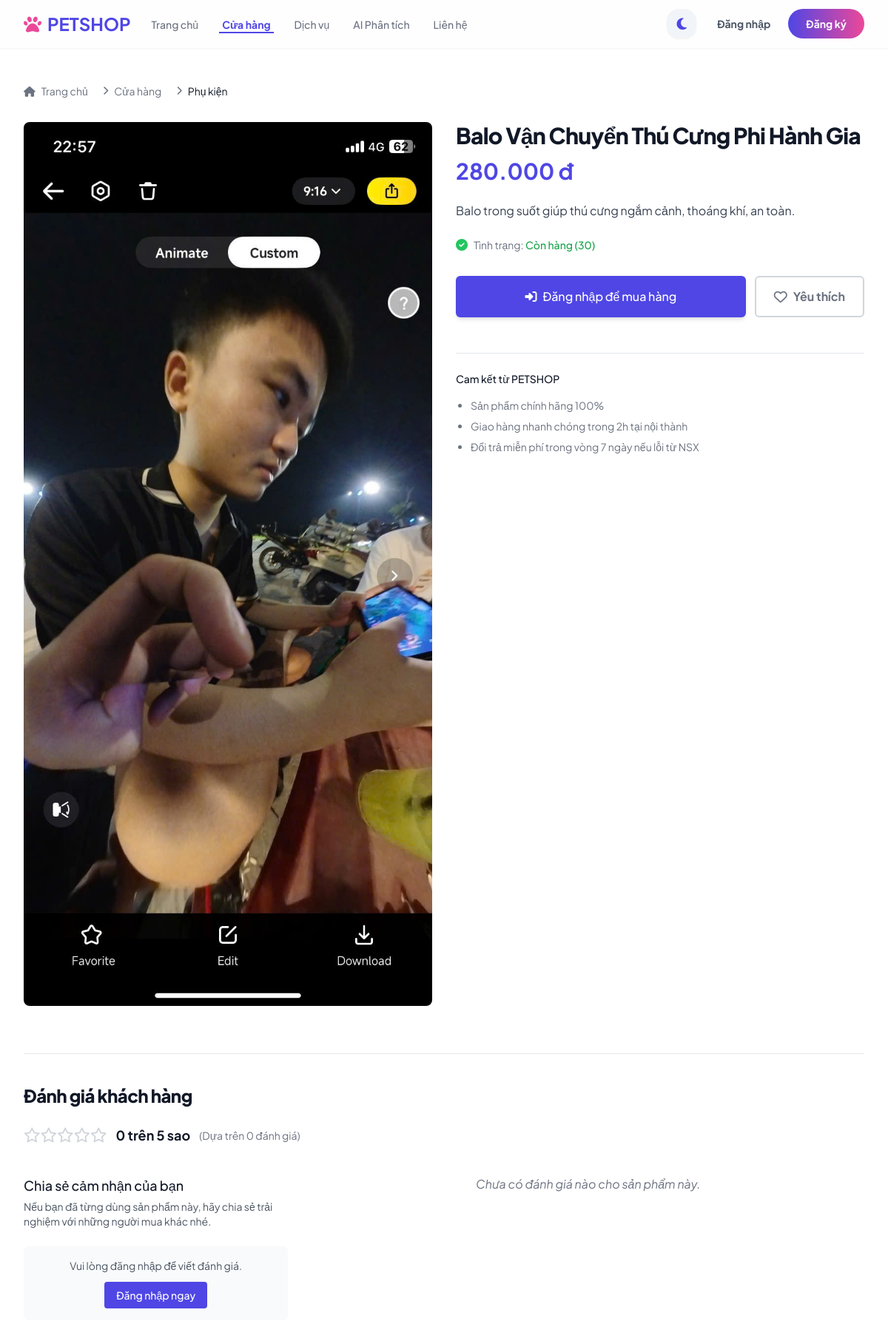
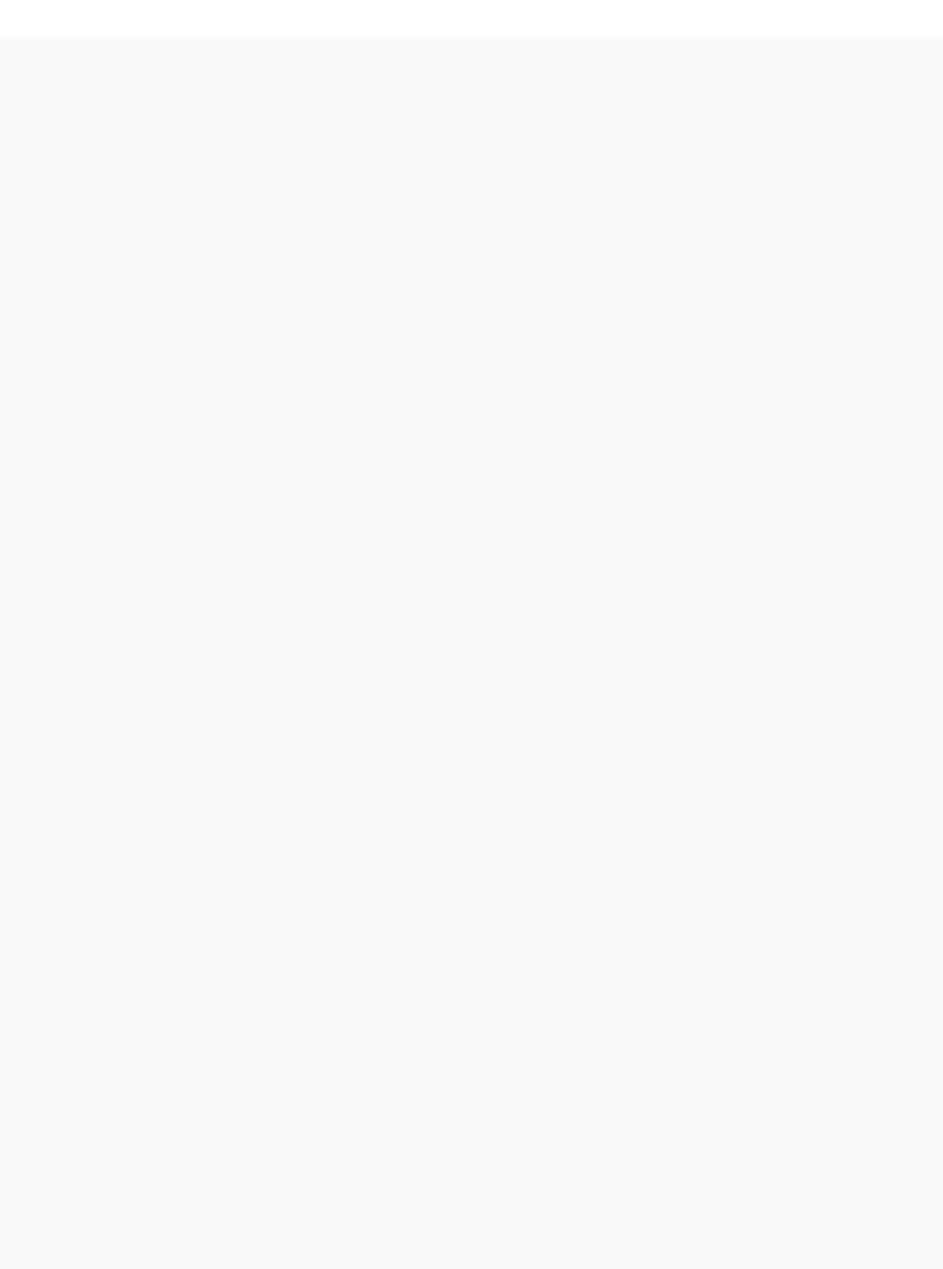
Page /product/show/3 (upper part) on the committed database (2 pictures, top to bottom).
### tables this page shows
CREATE TABLE `products` (
  `id` INT AUTO_INCREMENT PRIMARY KEY,
  `category_id` INT,
  `name` VARCHAR(200) NOT NULL,
  `description` TEXT,
  `price` DECIMAL(10,2) NOT NULL,
  `stock_quantity` INT DEFAULT 0,
  `image` VARCHAR(255),
  `created_at` TIMESTAMP DEFAULT CURRENT_TIMESTAMP,
  FOREIGN KEY (`category_id`) REFERENCES `categories`(`id`) ON DELETE SET NULL
);

CREATE TABLE `categories` (
  `id` INT AUTO_INCREMENT PRIMARY KEY,
  `name` VARCHAR(100) NOT NULL,
  `type` ENUM('product', 'service') NOT NULL,
  `description` TEXT
);

### app/controllers/ProductController.php (called while the page is built, shortened)
<?php
class ProductController extends Controller {
    private $productModel;
    private $reviewModel;
    public function __construct() {
        $this->productModel = $this->model('Product');
        $this->reviewModel = $this->model('Review');
    }
    public function show($id) {
        $product = $this->productModel->getProductById($id);
        $reviews = $this->reviewModel->getReviewsByProductId($id);
        $ratingInfo = $this->reviewModel->getAverageRating($id);
        $data = [
            'product' => $product,
            'reviews' => $reviews,
            'ratingInfo' => $ratingInfo,
            'seo' => [
                'title' => $product->name . ' - PETSHOP',
                'description' => mb_substr(strip_tags($product->description), 0, 150) . '...',
                'image' => !empty($product->image) ? URLROOT . '/public/images/' . $product->image : ''
            ]
        ];
        $this->view('product/show', $data);
    }
}

### app/core/App.php (called while the page is built, shortened)
<?php
class App {
    protected $method = 'index';
    public function __construct() {
        $url = $this->parseUrl();
        if (isset($url[0]) && file_exists('../app/controllers/' . ucwords($url[0]) . 'Controller.php')) {
            unset($url[0]);
        }
        $this->controller = new $this->controller;
        if (isset($url[1])) {
            if (method_exists($this->controller, $url[1])) {
                $this->method = $url[1];
                unset($url[1]);
            }
        }
        $this->params = $url ? array_values($url) : [];
        call_user_func_array([$this->controller, $this->method], $this->params);
    }
    public function parseUrl() {
        if (isset($_GET['url'])) {
            return explode('/', filter_var(rtrim($_GET['url'], '/'), FILTER_SANITIZE_URL));
        }
        return [];
    }
}

### public/index.php (called while the page is built, shortened)
<?php
require_once '../app/helpers/session_helper.php';
require_once '../app/core/Database.php';
require_once '../app/core/Controller.php';
require_once '../app/core/App.php';
$app = new App();

### app/core/Database.php (called while the page is built, shortened)
<?php
class Database {
    private $host = DB_HOST;
    private $user = DB_USER;
    private $pass = DB_PASS;
    private $dbname = DB_NAME;
    private $dbh;
    private $stmt;
    public function __construct() {
        $dsn = 'mysql:host=' . $this->host . ';dbname=' . $this->dbname;
        $options = array(
            PDO::ATTR_PERSISTENT => true,
            PDO::ATTR_ERRMODE => PDO::ERRMODE_EXCEPTION,
            PDO::MYSQL_ATTR_INIT_COMMAND => "SET NAMES utf8mb4"
        );
        try {
            $this->dbh = new PDO($dsn, $this->user, $this->pass, $options);
        } catch (PDOException $e) {
            $this->error = $e->getMessage();
            $this->dbh = null;
        }
    }
    public function query($sql) {
        $this->stmt = $this->dbh->prepare($sql);
    }
    public function bind($param, $value, $type = null) {
        if (is_null($type)) {
            switch (true) {
                default:
                    $type = PDO::PARAM_STR;
            }
        }
        $this->stmt->bindValue($param, $value, $type);
    }
    public function execute() {
        return $this->stmt->execute();
    }
    public function single() {
        $this->execute();
        return $this->stmt->fetch(PDO::FETCH_OBJ);
    }
}

### app/models/Product.php (called while the page is built, shortened)
<?php
class Product {
    private $db;
    public function __construct() {
        $this->db = new Database;
    }
    public function getProductById($id) {
        $this->db->query('SELECT p.*, c.name as category_name
                          FROM products p
                          LEFT JOIN categories c ON p.category_id = c.id
                          WHERE p.id = :id');
        $this->db->bind(':id', $id);
        return $this->db->single();
    }
}

### app/helpers/session_helper.php (called while the page is built, shortened)
<?php
function isLoggedIn() {
    if (isset($_SESSION['user_id'])) {
        return true;
    } else {
        return false;
    }
}

### app/views/product/show.php (the view, shortened to what this page needs)
<?php require APPROOT . '/views/inc/header.php'; ?>
<?php $product = $data['product']; ?>
<div class="bg-white">
    <div class="max-w-7xl mx-auto py-12 px-4 sm:px-6 lg:px-8">
        <nav class="flex text-sm text-gray-500 mb-8" aria-label="Breadcrumb">
            <ol class="inline-flex items-center space-x-1 md:space-x-3">
                <li class="inline-flex items-center">
                    <a href="<?php echo URLROOT; ?>" class="hover:text-primary"><i class="fa-solid fa-house mr-2"></i>Trang chủ</a>
                </li>
                <li>
                    <div class="flex items-center">
                        <i class="fa-solid fa-chevron-right text-xs mx-2"></i>
                        <a href="<?php echo URLROOT; ?>/product" class="hover:text-primary">Cửa hàng</a>
                    </div>
                </li>
                <li>
                    <div class="flex items-center">
                        <i class="fa-solid fa-chevron-right text-xs mx-2"></i>
                        <span class="text-gray-900"><?php echo $product->category_name; ?></span>
                    </div>
                </li>
            </ol>
        </nav>
        <div class="lg:grid lg:grid-cols-2 lg:gap-x-8 lg:items-start">
            <div class="flex flex-col-reverse">
                <div class="w-full aspect-w-1 aspect-h-1 bg-gray-200 rounded-lg overflow-hidden sm:aspect-w-4 sm:aspect-h-3">
                    <img src="<?php echo !empty($product->image) ? URLROOT . '/public/images/' . $product->image : 'https://placehold.co/600x600?text=No+Image'; ?>" alt="<?php echo $product->name; ?>" class="w-full h-full object-center object-cover">
                </div>
            </div>
            <div class="mt-10 px-4 sm:px-0 sm:mt-16 lg:mt-0">
                <h1 class="text-3xl font-extrabold tracking-tight text-gray-900"><?php echo $product->name; ?></h1>
                <div class="mt-3">
                    <p class="text-3xl text-primary font-bold"><?php echo number_format($product->price, 0, ',', '.'); ?> đ</p>
                </div>
                <div class="mt-6">
                    <div class="text-base text-gray-700 space-y-6">
                        <p><?php echo nl2br($product->description); ?></p>
                    </div>
                </div>
                <div class="mt-6 flex items-center">
                    <i class="fa-solid fa-check-circle text-green-500 mr-2"></i>
                    <p class="text-sm text-gray-500">Tình trạng:
                        <?php if($product->stock_quantity > 0): ?>
                            <span class="font-medium text-green-600">Còn hàng (<?php echo $product->stock_quantity; ?>)</span>
                        <?php else: ?>
                            <span class="font-medium text-red-600">Hết hàng</span>
                        <?php endif; ?>
                    </p>
                </div>
                <?php if(isLoggedIn()): ?>
                <?php $isWished = isset($_SESSION['wishlist']) && in_array($product->id, $_SESSION['wishlist']); ?>
                <div class="mt-8 flex flex-col sm:flex-row gap-3">
                    <form action="<?php echo URLROOT; ?>/cart/add/<?php echo $product->id; ?>" method="POST" class="flex items-center gap-3 flex-1">
                        <div class="flex items-center border border-gray-300 rounded-md">
                            <button type="button" onclick="document.getElementById('quantity').stepDown()" class="px-4 py-2 text-gray-600 hover:text-gray-900 focus:outline-none"><i class="fa-solid fa-minus"></i></button>
                            <input type="number" id="quantity" name="quantity" value="1" min="1" max="<?php echo $product->stock_quantity; ?>" class="w-16 text-center border-none focus:ring-0 text-gray-900 font-medium">
                            <button type="button" onclick="document.getElementById('quantity').stepUp()" class="px-4 py-2 text-gray-600 hover:text-gray-900 focus:outline-none"><i class="fa-solid fa-plus"></i></button>
                        </div>
                        <button type="submit" class="flex-1 bg-primary border border-transparent rounded-md py-3 px-8 flex items-center justify-center text-base font-medium text-white hover:bg-indigo-700 focus:outline-none focus:ring-2 focus:ring-offset-2 focus:ring-primary transition duration-300 shadow-md hover:shadow-lg">
                            <i class="fa-solid fa-cart-plus mr-2"></i> Thêm vào giỏ
                        </button>
                    </form>
                    <button id="wishlist-btn-detail" onclick="toggleDetailWishlist(<?php echo $product->id; ?>)"
                            class="flex items-center justify-center gap-2 px-6 py-3 rounded-md border-2 font-bold text-base transition-all duration-300 <?php echo $isWished ? 'border-red-400 bg-red-50 text-red-500 hover:bg-red-100' : 'border-gray-300 text-gray-500 hover:border-red-400 hover:text-red-500 hover:bg-red-50'; ?>">
                        <i id="wishlist-icon-detail" class="<?php echo $isWished ? 'fa-solid' : 'fa-regular'; ?> fa-heart text-lg"></i>
                        <span id="wishlist-label-detail"><?php echo $isWished ? 'Đã yêu thích' : 'Yêu thích'; ?></span>
                    </button>
                </div>
                <?php else: ?>
                <div class="mt-8 flex flex-col sm:flex-row gap-3">
                    <a href="<?php echo URLROOT; ?>/auth/login" class="flex-1 bg-primary border border-transparent rounded-md py-3 px-8 flex items-center justify-center text-base font-medium text-white hover:bg-indigo-700 transition duration-300 shadow-md hover:shadow-lg">
                        <i class="fa-solid fa-right-to-bracket mr-2"></i> Đăng nhập để mua hàng
                    </a>
                    <a href="<?php echo URLROOT; ?>/auth/login"
                       class="flex items-center justify-center gap-2 px-6 py-3 rounded-md border-2 border-gray-300 text-gray-500 font-bold hover:border-red-400 hover:text-red-500 hover:bg-red-50 transition-all duration-300">
                        <i class="fa-regular fa-heart text-lg"></i>
                        <span>Yêu thích</span>
                    </a>
                </div>
                <?php endif; ?>
                <section aria-labelledby="details-heading" class="mt-12">
                    <div class="border-t divide-y divide-gray-200">
                        <div class="py-6">
                            <h3 class="text-sm font-medium text-gray-900">Cam kết từ PETSHOP</h3>
                            <ul class="mt-4 list-disc pl-5 space-y-2 text-sm text-gray-500">
                                <li>Sản phẩm chính hãng 100%</li>
                                <li>Giao hàng nhanh chóng trong 2h tại nội thành</li>
                                <li>Đổi trả miễn phí trong vòng 7 ngày nếu lỗi từ NSX</li>
                            </ul>
                        </div>
                    </div>
                </section>
            </div>
        </div>
        <div class="mt-16 border-t border-gray-200 pt-10">
            <h2 class="text-2xl font-extrabold tracking-tight text-gray-900">Đánh giá khách hàng</h2>
            <div class="mt-6 flex items-center">
                <div class="flex items-center text-yellow-400 text-xl">
                    <?php
                        $avg = $data['ratingInfo']['avg'];
                        for($i = 1; $i <= 5; $i++) {
                            if($i <= $avg) echo '<i class="fa-solid fa-star"></i>';
                            elseif($i - 0.5 <= $avg) echo '<i class="fa-solid fa-star-half-stroke"></i>';
                            else echo '<i class="fa-regular fa-star text-gray-300"></i>';
                        }
                    ?>
                </div>
                <p class="ml-3 text-lg font-bold text-gray-900"><?php echo $avg; ?> trên 5 sao</p>
                <p class="ml-3 text-sm text-gray-500">(Dựa trên <?php echo $data['ratingInfo']['count']; ?> đánh giá)</p>
            </div>
            <div class="mt-10 lg:grid lg:grid-cols-12 lg:gap-x-8">
                <div class="lg:col-span-4">
                    <h3 class="text-lg font-medium text-gray-900">Chia sẻ cảm nhận của bạn</h3>
                    <p class="mt-1 text-sm text-gray-600">Nếu bạn đã từng dùng sản phẩm này, hãy chia sẻ trải nghiệm với những người mua khác nhé.</p>
                    <?php if(isLoggedIn()): ?>
                        <form action="<?php echo URLROOT; ?>/product/addReview/<?php echo $product->id; ?>" method="POST" class="mt-6">
                            <div class="mb-4">
                                <label class="block text-sm font-medium text-gray-700 mb-2">Đánh giá của bạn</label>
                                <div class="flex items-center space-x-2 text-yellow-400 text-2xl" x-data="{ rating: 5, hoverRating: 0 }">
                                    <template x-for="i in 5">
                                        <i class="cursor-pointer transition-colors"
                                           :class="i <= (hoverRating || rating) ? 'fa-solid fa-star' : 'fa-regular fa-star text-gray-300'"
                                           @mouseover="hoverRating = i"
                                           @mouseleave="hoverRating = 0"
                                           @click="rating = i"></i>
                                    </template>
                                    <input type="hidden" name="rating" x-model="rating">
                                </div>
                            </div>
                            <div class="mb-4">
                                <label for="comment" class="block text-sm font-medium text-gray-700 mb-2">Bình luận</label>
                                <textarea id="comment" name="comment" rows="4" class="shadow-sm focus:ring-primary focus:border-primary block w-full sm:text-sm border-gray-300 rounded-md" required placeholder="Sản phẩm rất tuyệt vời..."></textarea>
                            </div>
                            <button type="submit" class="w-full bg-white border border-gray-300 rounded-md py-2 px-4 flex items-center justify-center text-sm font-medium text-gray-700 hover:bg-gray-50 focus:outline-none focus:ring-2 focus:ring-offset-2 focus:ring-primary transition">
                                Gửi đánh giá
                            </button>
                        </form>
                    <?php else: ?>
                        <div class="mt-6 bg-gray-50 p-4 rounded-md text-center">
                            <p class="text-sm text-gray-600 mb-3">Vui lòng đăng nhập để viết đánh giá.</p>
                            <a href="<?php echo URLROOT; ?>/auth/login" class="inline-block bg-primary text-white font-medium px-4 py-2 rounded text-sm hover:bg-indigo-700">Đăng nhập ngay</a>
                        </div>
                    <?php endif; ?>
                </div>
                <div class="mt-16 lg:mt-0 lg:col-span-8 lg:col-start-5">
                    <div class="flow-root">
                        <div class="-my-12 divide-y divide-gray-200">
                            <?php if(empty($data['reviews'])): ?>
                                <p class="py-12 text-gray-500 italic text-center">Chưa có đánh giá nào cho sản phẩm này.</p>
                            <?php endif; ?>
                        </div>
                    </div>
                </div>
            </div>
        </div>
    </div>
</div>
<?php require APPROOT . '/views/inc/footer.php'; ?>

### public/css/style.css (style rules this page uses)
body { transition: background-color 0.3s ease, color 0.3s ease; }
html, body, nav, aside, main, div, input, select, textarea, button, a, h1, h2, h3, h4, p, span, table, th, td { transition: background-color 0.3s ease, color 0.3s ease, border-color 0.3s ease, box-shadow 0.3s ease; }

### rows in the picture
products: category.name "Phụ kiện", image (picture), name "Balo Vận Chuyển Thú Cưng Phi Hành Gia", price "280.000", description "Balo trong suốt giúp thú cưng ngắm cảnh, thoáng khí, an toàn.", stock_quantity "30"

### other values in the picture
$avg "0"
$data['ratingInfo']['count'] "0"
